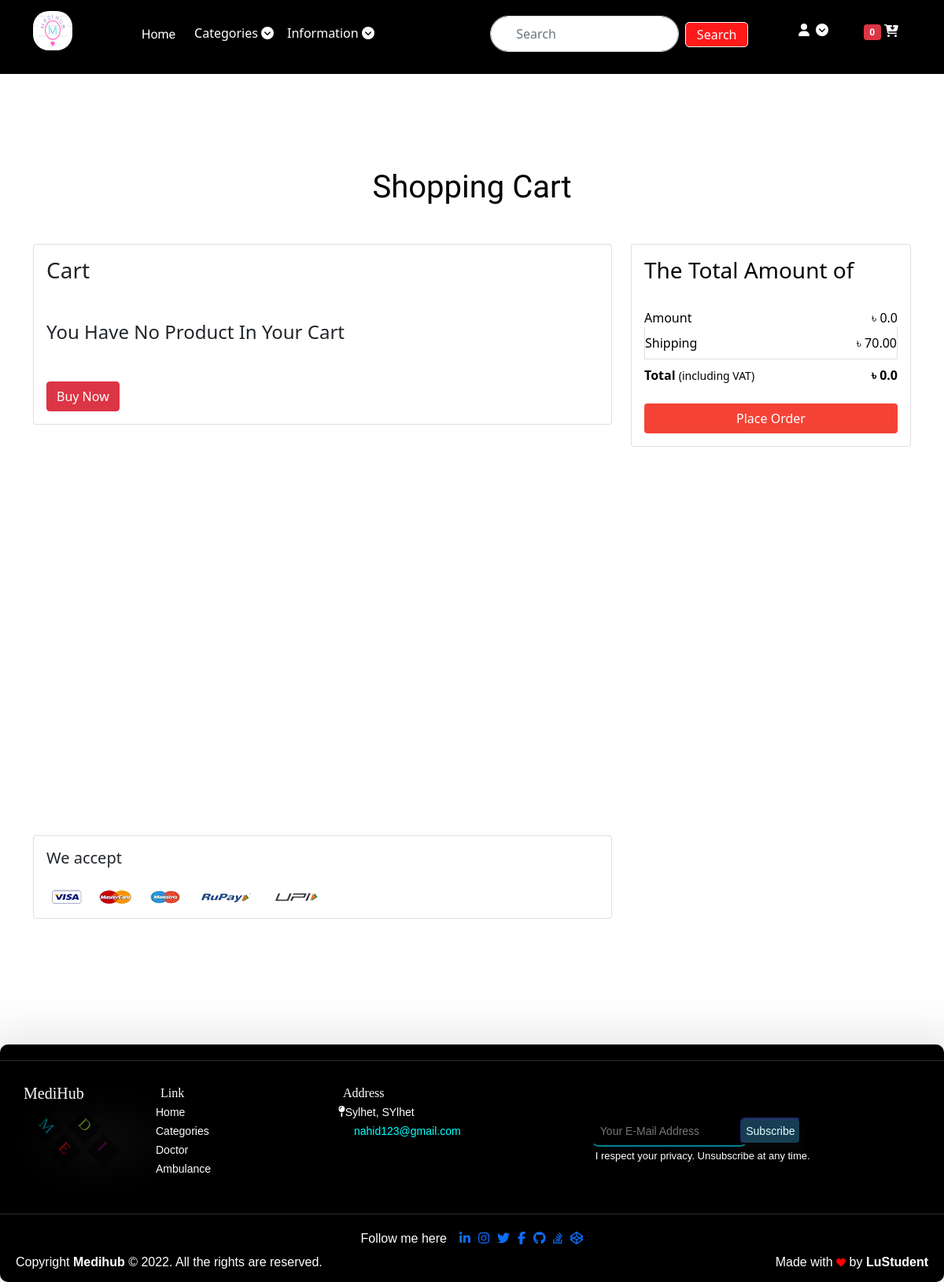
The page /cart/ (signed in) on the database as committed earlier.
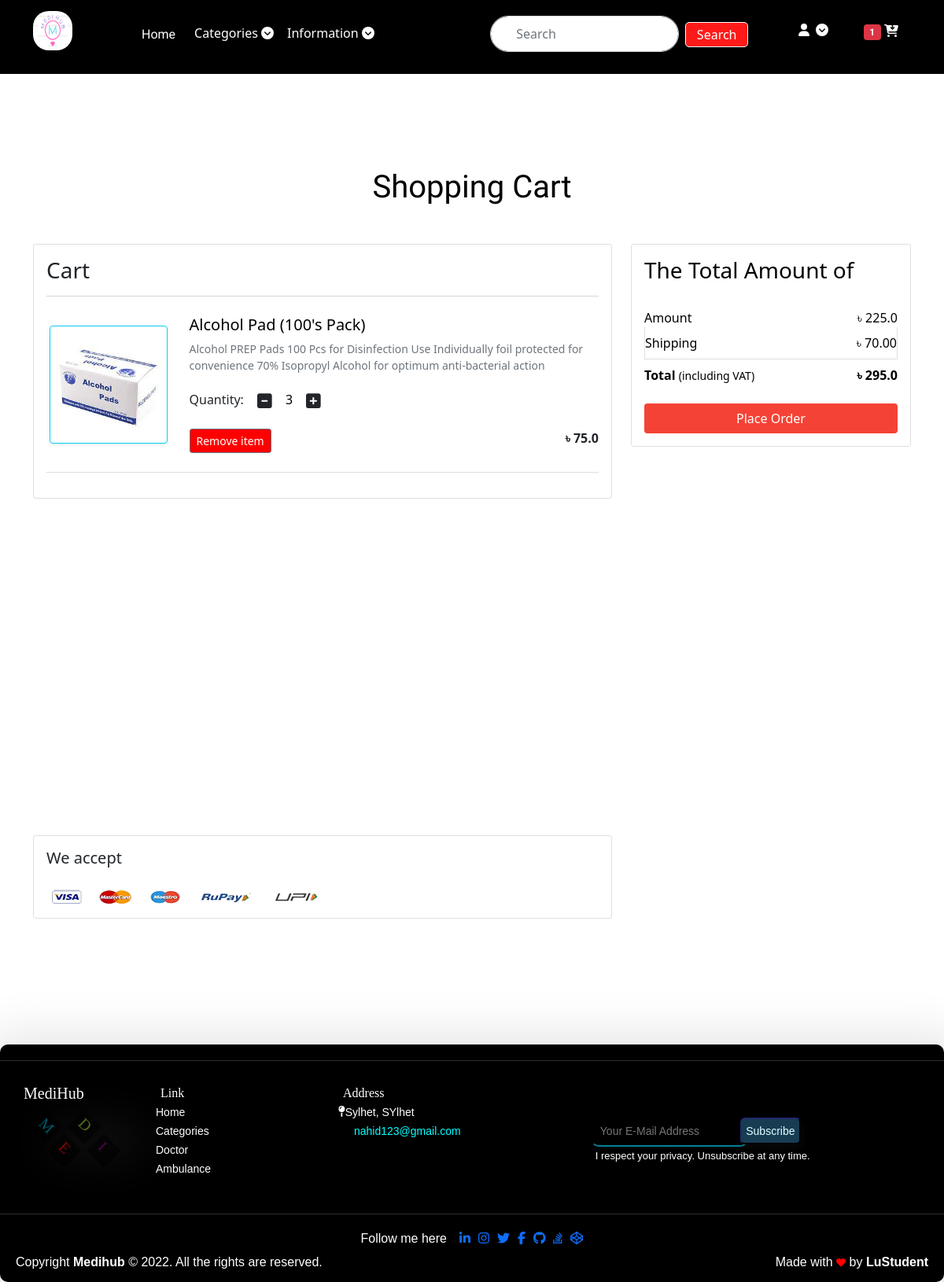
The same page on the database as committed later.
### mediapp/models.py (models this page shows, shortened)
class Cart(models.Model):
    user = models.ForeignKey(User, on_delete=models.CASCADE)
    product = models.ForeignKey(Product, on_delete=models.CASCADE)
    quantity = models.PositiveBigIntegerField(default=1)
    def __str__(self):
        return str(self.id)

class Product(models.Model):
    title = models.CharField(max_length=100)
    cattype = models.CharField(max_length=100, default="Tablet")
    selling_price = models.FloatField()
    discounted_price = models.FloatField()
    description = models.TextField()
    Disclaimer = models.TextField(default="no")
    brand = models.CharField(max_length=100)
    category = models.CharField(choices=CATEGORY_CHOICES, max_length=2)
    product_image = models.ImageField(upload_to='productimg')

### mediapp/views.py (the view)
# urls.py: path('cart/', views.show_cart, name='show_cart'),
@login_required
def show_cart(request):
    if request.user.is_authenticated:
        user = request.user
        cart = Cart.objects.filter(user=user)
        amount = 0.0
        shiping_amount = 70.0
        total_amount = 0.0
        cart = Cart.objects.filter(user=request.user)
        empty_cart = "You Have No Product In Your Cart"
        buy_now = "Buy Now"
        cart_product = [p for p in Cart.objects.all() if p.user == user]
        print(cart_product)
        if request.user.is_authenticated:
            cart = Cart.objects.filter(user=request.user)
        if cart_product:
            for p in cart_product:
                tempamount = (p.quantity * p.product.discounted_price)
                amount += tempamount
                total_amount = amount + shiping_amount
        else:
            return render(request, 'app/addtocart.html', {'carts_empty': empty_cart, 'buy_now': buy_now, 'totalamount': total_amount, 'amount': amount, 'tcart': cart, })
        return render(request, 'app/addtocart.html', {'carts': cart, 'totalamount': total_amount, 'amount': amount, 'tcart': cart})

### mediapp/templates/app/addtocart.html (shortened to what this page needs)
{% extends 'app/base.html' %} <br />
{% load static %} <br />
{% block main-content %} <br />
<div class="container my-5" style="height: 100vh">
  <div class="row">
    <h1 class="text-center mb-5 sc">Shopping Cart</h1>
    <div class="col-sm-8">
      <div class="card">
        <div class="card-body">
          <h3 class="text-dark">Cart</h3>
          {% if carts_empty %}
          <h4 class="mt-5 mb-5 text-dark">{{carts_empty}}</h4>
          <a href="{% url 'home' %}" class="btn btn-danger text-center"
            >{{buy_now}}</a
          >
          {% endif %} {% for cart in carts %}
          <hr />
          <div class="row my-4">
            <div class="col-sm-3 text-center align-self-center">
              <img
                src="{{cart.product.product_image.url}}"
                alt=""
                srcset=""
                class="img-fluid img-thumbnail shadow-sm border-info"
                height="150"
                width="150"
              />
            </div>
            <div class="col-sm-9 addproduct">
              <div>
                <h5>{{cart.product.title}}</h5>
                <p class="mb-2 text-muted small">
                  {{cart.product.description}}
                </p>
                <div class="my-3">
                  <label for="quantity">Quantity:</label>
                  <a class="minus-cart btn" pid="{{cart.product.id}}"
                    ><i class="fas fa-minus-square fa-lg"></i
                  ></a>
                  <span id="quantity">{{cart.quantity}}</span>
                  <a class="plus-cart btn" pid="{{cart.product.id}}"
                    ><i class="fas fa-plus-square fa-lg"></i
                  ></a>
                </div>
                <div class="d-flex justify-content-between">
                  <a
                    href="{% url 'show_cart' %}"
                    class="btn btn-sm btn-secondary mr-3 remove-cart"
                    pid="{{cart.product.id}}"
                    >Remove item
                  </a>
                  <p class="mb-0">
                    <span
                      ><strong
                        >৳ {{cart.product.discounted_price}}</strong
                      ></span
                    >
                  </p>
                </div>
              </div>
            </div>
          </div>
          <hr class="text-muted" />
          {% endfor %}
        </div>
      </div>
    </div>
    <div class="col-sm-4">
      <div class="card">
        <div class="card-body amount">
          <h3 class="mb-4">The Total Amount of</h3>
          <ul class="list-group">
            <li
              class="list-group-item d-flex justify-content-between align-items-center border-0 px-0 pb-0"
            >
              Amount <span id="amount">৳ {{amount}}</span>
            </li>
            <li
              class="list-group-item d-flex justify-content-between align-items-center px-0"
            >
              Shipping<span>৳ 70.00</span>
            </li>
            <li
              class="list-group-item d-flex justify-content-between align-items-center border-0 px-0 mb-3"
            >
              <div><strong>Total</strong> <small>(including VAT)</small></div>
              <span
                ><strong
                  >৳ <strong id="totalamount"> {{totalamount}} </strong></strong
                ></span
              >
            </li>
          </ul>
          <div class="d-grid">
            <a href="{% url 'checkout' %}" class="btn pbtn">Place Order</a>
          </div>
        </div>
      </div>
    </div>
  </div>
</div>
<div class="container">
  <div class="row">
    <div class="col-sm-8">
      <div class="card">
        <div class="card-body">
          <h5 class="mb-4">We accept</h5>
          <img
            src="{% static 'app/images/payment.png' %}"
            alt=""
            class="img-fluid"
          />
        </div>
      </div>
    </div>
  </div>
</div>
{% endblock main-content %}

Rows that differ between the two databases and show on the page:
added Cart: product.product_image (picture), product "Alcohol Pad (100's Pack)", product.description "Alcohol PREP Pads 100 Pcs for Disinfection Use Individually foil protected for convenience 70% Isopropyl Alcohol for optimum anti-bacterial action", quantity "3", product.discounted_price "75.0"
Other text that changed with them:
{{ tcart|length }}: "0" → "1"
{{ amount }}: "0.0" → "225.0"
{{ totalamount }}: "0.0" → "295.0"
{{ carts_empty }}: "You Have No Product In Your Cart" → (not shown)
{{ buy_now }}: "Buy Now" → (not shown)
